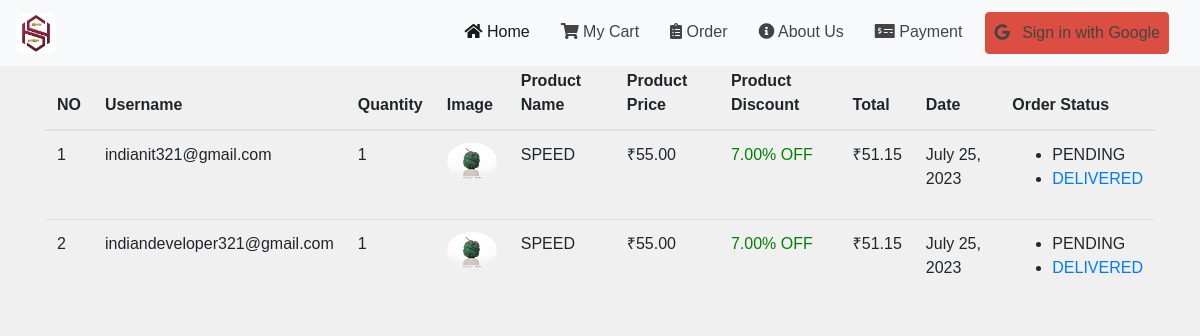
/pendingstatus, run on the app's committed database.
### fireapp/models.py (models this page shows)
class Orders(models.Model):
    username = models.TextField()
    quantity = models.IntegerField(default=1)
    image = models.ImageField(upload_to='cart/')
    product_id = models.IntegerField(default=0)
    product_name = models.CharField(max_length=255)
    product_price = models.DecimalField(max_digits=10, decimal_places=2, default=Decimal('0.00'))
    product_discount = models.DecimalField(max_digits=5, decimal_places=2, default=Decimal('0.00'))
    total = models.TextField(default='')
    orderdate = models.DateField()
    order_status = models.TextField(default="PENDING")
    def __str__(self):
        return self.product_name

### fireapp/views.py (the view)
# urls.py: path("pendingstatus",views.pendingstatus,name="pendingstatus"),
def pendingstatus(request):
    status=Orders.objects.filter(order_status="PENDING")
    print(status)
    return render(request,"pendingorder.html",{"penstatus":status})

### templates/pendingorder.html (shortened to what this page needs)
{% load static %}
{% block content%}
<!DOCTYPE html>
<html lang="en">
    <head>
        <link rel="stylesheet" href="https://stackpath.bootstrapcdn.com/bootstrap/4.5.2/css/bootstrap.min.css">
        <link rel="stylesheet" href="https://cdnjs.cloudflare.com/ajax/libs/font-awesome/5.15.4/css/all.min.css">
    </head>
<body>
    {%include "nav.html"%}
    <div class="container">
        <h1>Order Status</h1>
        <div class="table-responsive">
            <table class="table">
                <thead>
                    <tr>
                        <th>NO</th>
                        <th>Username</th>
                        <th>Quantity</th>
                        <th>Image</th>
                        <th>Product Name</th>
                        <th>Product Price</th>
                        <th>Product Discount</th>
                        <th>Total</th>
                        <th>Date</th>
                        <th>Order Status</th>
                    </tr>
                </thead>
                <tbody>
                    {% for order in penstatus %}
                    <tr>
                        <td>{{ forloop.counter }}</td>
                        <td>{{ order.username }}</td>
                        <td>{{ order.quantity }}</td>
                        <td><img src="{{ order.image.url }}" alt="{{ order.product_name }}"></td>
                        <td>{{ order.product_name }}</td>
                        <td>₹{{ order.product_price }}</td>
                        <td class="discount">{{ order.product_discount }}% OFF</td>
                        <td>₹{{ order.total }}</td>
                        <td>{{ order.orderdate }}</td>
                        <td>
                            <ul>
                                <li value="PENDING" {% if order.order_status == "PENDING" %}selected{% endif %}>PENDING</li>
                                <li><a href="{% url 'deleveryrequest' order.id order.username %}" class="order-status-select">DELIVERED</a></li>
                            </ul>
                        </td>
                    </tr>
                    {% endfor %}
                </tbody>
            </table>
        </div>
    </div>
{% include 'bottomnav.html'%}
</body>
</html>
{% endblock %}

### templates/pendingorder.html (style rules this page uses)
body { font-family: 'Roboto', sans-serif; }
h1 { font-family: 'Montserrat', sans-serif; font-weight: 700; }
.table-responsive { overflow-x: auto; }
.table img { max-width: 50px; max-height: 50px; object-fit: cover; border-radius: 50%; }
.discount { color: green; }

### templates/nav.html (style rules this page uses)
body { padding-top: 70px; }

### templates/bottomnav.html (style rules this page uses)
body { margin: 0; padding: 0; font-family: Arial, sans-serif; background-color: #f0f0f0; }

### data on the page
Orders: username "indianit321@gmail.com", quantity "1", image (picture), product_name "SPEED", product_price "55.00", product_discount "7.00", total "51.15", orderdate "July 25, 2023"
Orders: username "indiandeveloper321@gmail.com", quantity "1", image (picture), product_name "SPEED", product_price "55.00", product_discount "7.00", total "51.15", orderdate "July 25, 2023"
